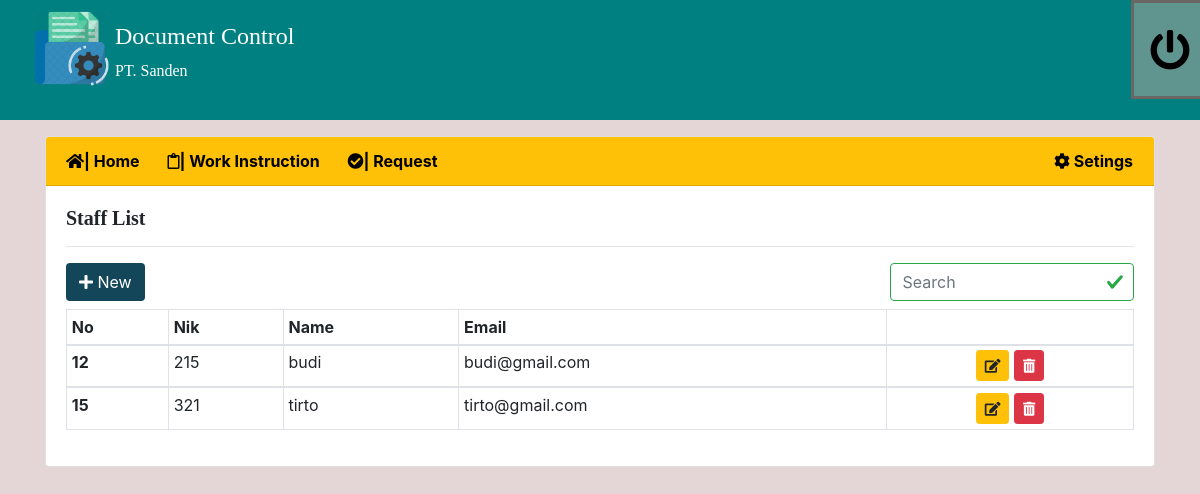
Page /user_list.php (signed in) on the committed database.
### tables this page shows
CREATE TABLE `tb_user` (
  `id` int(9) NOT NULL,
  `nik` int(9) NOT NULL,
  `name` varchar(255) NOT NULL,
  `email` varchar(255) NOT NULL,
  `password` varchar(255) NOT NULL,
  `position` varchar(255) NOT NULL
);

### user_list.php (the view, shortened to what this page needs)
<?php
include_once("function/koneksi.php");
?>
<!DOCTYPE html>
<html lang="en">
<head>
    <link rel="stylesheet" type="text/css" href="css/bootstrap.min.css">
    <link rel="stylesheet" type="text/css" href="fa/css/all.css">
    <link rel="stylesheet" type="text/css" href="style/custom.css">
</head>
<body class="body">
<div class="top_title container-fluid">
    <div class="row">
        <div class="col-sm-1">
            <img class="mt-2 ml-3" src="img/icon.png" alt="" style="height: 80px;">
        </div>
        <div class="col-sm mt-auto font text-white">
            <h4>Document Control</h4>
            <p>  PT. Sanden</p>
        </div>
        <div class="col-sm-1">
            <a href="logout.php">
                <div class="log_out ml-3">
                    <h1 class="mt-4 ml-3" style="color:black;"><i class="fas fa-power-off"></i></h1>
                </div>
            </a>
        </div>
    </div>
</div>
<div class="container mt-3">
    <div class="card">
        <div class="card-header bg-warning text-white">
            <div class="row">
                <div class="col-sm">
                    <b> <a href="home.php" class="mr-4" style="color: black;"> <i class="fas fa-home"></i>| Home </a></b>
                    <b> <a href="wi.php" class="mr-4" style="color: black"> <i class="far fa-clipboard"> </i>| Work Instruction </a></b>
                    <?php
                        if($_SESSION['position'] == 'super' || $_SESSION['position'] == 'super_admin')
                        {
                    ?>
                        <b> <a href="request.php" class="mr-4" style="color: black"> <i class="fas fa-check-circle"> </i>| Request </a></b>
                    <?php
                        }
                    ?>
                </div>
                <div class="col-sm-1.5">
                    <div class="dropdown mr-3">
                        <b><a href="" style="color:black"><i class="fas fa-cog "></i> Setings</a></b>
                    </div>
                </div>
            </div>
        </div>
        <div class="card-body">
            <h5 class="card-title font"> <b>Staff List</b></h5>
            <hr>
            <div class="row">
                <div class="col-sm">
                    <a href="input_wi.php" type="button"  data-toggle="modal" data-target="#exampleModal1" class="btn general_color text-white"><i class="fas fa-plus"></i> New</a>
                </div>
                <div class="col-sm-3">
                <input class="form-control is-valid" type="search" placeholder="Search" aria-label="Search" id="myInput">
                </div>
            </div>
            <table class="table table-bordered mt-2 table-hover table-sm">
                <thead>
                    <tr>
                        <th scope="col">No</th>
                        <th scope="col">Nik</th>
                        <th scope="col">Name</th>
                        <th scope="col">Email</th>
                        <th scope="col"></th>
                    </tr>
                </thead>
                <?php
                    $obj = mysqli_query($koneksi, "SELECT * from tb_user");
                    while($data = mysqli_fetch_array($obj)) :
                        if($_SESSION['position'] == 'super') {
                            if($data['position'] == 'staff') {
                ?>
                <tbody>
                    <tr>
                        <th scope="row"><?=$data['id']?></th>
                        <td><?=$data['nik']?></td>
                        <td><?=$data['name']?></td>
                        <td><?=$data['email']?></td>
                        <td class="text-center">
                            <a href="edit_user.php?hal=edit&id=<?=$data['id']?>" class="btn btn-warning btn-sm"><i class="fas fa-edit"></i></a>
                            <a href="user_list.php?hal=del_user&id=<?=$data['id']?>" class="btn btn-danger btn-sm"><i class="fas fa-trash-alt"></i></a>
                        </td>
                    </tr>
                </tbody>
                    <?php
                        }
                    }
                        ?>
                    <?php
                        endwhile;
                    ?>
            </table>
        </div>
    </div>
</div>
</body>
</html>

### fa/css/all.css (style rules this page uses)
.fa, .fas, .far, .fal, .fad, .fab { -moz-osx-font-smoothing: grayscale; -webkit-font-smoothing: antialiased; display: inline-block; font-style: normal; font-variant: normal; text-rendering: auto; line-height: 1; }
.fa-check-circle:before { content: "\f058"; }
.fa-clipboard:before { content: "\f328"; }
.fa-cog:before { content: "\f013"; }
.fa-edit:before { content: "\f044"; }
.fa-home:before { content: "\f015"; }
.fa-plus:before { content: "\f067"; }
.fa-power-off:before { content: "\f011"; }
.fa-trash-alt:before { content: "\f2ed"; }
.far { font-family: 'Font Awesome 5 Free'; font-weight: 400; }
.fa, .fas { font-family: 'Font Awesome 5 Free'; font-weight: 900; }

### style/custom.css (style rules this page uses)
.body { background-color: rgb(228, 214, 214); background-size: cover; background-attachment: fixed; width: 100%; }
.top_title { height: 15vh; background-color: teal; }
.font { font-family: 'Lucida Sans Unicode'; }
.log_out { background-color: rgb(96, 148, 143); width: 80px; height: 99px; border-style: solid; border-color: rgb(105, 102, 100); }
.general_color { background-color: rgb(20, 70, 90); }

### rows in the picture
tb_user: id "12", nik "215", name "budi", email "budi@gmail.com"
tb_user: id "15", nik "321", name "tirto", email "tirto@gmail.com"
